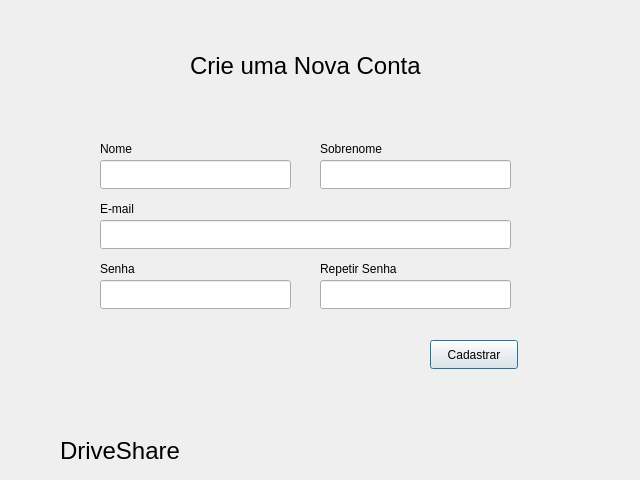
<?xml version="1.0" encoding="UTF-8"?>
<ui version="4.0">
 <class>Dialog</class>
 <widget class="QDialog" name="Dialog">
  <property name="geometry">
   <rect>
    <x>0</x>
    <y>0</y>
    <width>640</width>
    <height>480</height>
   </rect>
  </property>
  <property name="windowTitle">
   <string>Dialog</string>
  </property>
  <widget class="QLabel" name="label">
   <property name="geometry">
    <rect>
     <x>60</x>
     <y>440</y>
     <width>131</width>
     <height>21</height>
    </rect>
   </property>
   <property name="font">
    <font>
     <pointsize>18</pointsize>
    </font>
   </property>
   <property name="text">
    <string>DriveShare</string>
   </property>
  </widget>
  <widget class="QLabel" name="label_3">
   <property name="geometry">
    <rect>
     <x>190</x>
     <y>30</y>
     <width>311</width>
     <height>71</height>
    </rect>
   </property>
   <property name="font">
    <font>
     <pointsize>18</pointsize>
    </font>
   </property>
   <property name="text">
    <string>Crie uma Nova Conta</string>
   </property>
  </widget>
  <widget class="QLineEdit" name="nameRegister">
   <property name="geometry">
    <rect>
     <x>100</x>
     <y>160</y>
     <width>191</width>
     <height>29</height>
    </rect>
   </property>
  </widget>
  <widget class="QLabel" name="nomeLabel">
   <property name="geometry">
    <rect>
     <x>100</x>
     <y>140</y>
     <width>35</width>
     <height>17</height>
    </rect>
   </property>
   <property name="text">
    <string>Nome</string>
   </property>
  </widget>
  <widget class="QLineEdit" name="lastNameRegister">
   <property name="geometry">
    <rect>
     <x>320</x>
     <y>160</y>
     <width>191</width>
     <height>29</height>
    </rect>
   </property>
  </widget>
  <widget class="QLabel" name="nomeLabel_2">
   <property name="geometry">
    <rect>
     <x>320</x>
     <y>140</y>
     <width>81</width>
     <height>17</height>
    </rect>
   </property>
   <property name="text">
    <string>Sobrenome</string>
   </property>
  </widget>
  <widget class="QLineEdit" name="emailRegister">
   <property name="geometry">
    <rect>
     <x>100</x>
     <y>220</y>
     <width>411</width>
     <height>29</height>
    </rect>
   </property>
  </widget>
  <widget class="QLabel" name="nomeLabel_3">
   <property name="geometry">
    <rect>
     <x>100</x>
     <y>200</y>
     <width>51</width>
     <height>17</height>
    </rect>
   </property>
   <property name="text">
    <string>E-mail</string>
   </property>
  </widget>
  <widget class="QLineEdit" name="passRegister">
   <property name="geometry">
    <rect>
     <x>100</x>
     <y>280</y>
     <width>191</width>
     <height>29</height>
    </rect>
   </property>
   <property name="echoMode">
    <enum>QLineEdit::Password</enum>
   </property>
  </widget>
  <widget class="QLineEdit" name="passRepeatRegister">
   <property name="geometry">
    <rect>
     <x>320</x>
     <y>280</y>
     <width>191</width>
     <height>29</height>
    </rect>
   </property>
   <property name="echoMode">
    <enum>QLineEdit::Password</enum>
   </property>
  </widget>
  <widget class="QLabel" name="nomeLabel_4">
   <property name="geometry">
    <rect>
     <x>100</x>
     <y>260</y>
     <width>51</width>
     <height>17</height>
    </rect>
   </property>
   <property name="text">
    <string>Senha</string>
   </property>
  </widget>
  <widget class="QLabel" name="nomeLabel_5">
   <property name="geometry">
    <rect>
     <x>320</x>
     <y>260</y>
     <width>91</width>
     <height>17</height>
    </rect>
   </property>
   <property name="text">
    <string>Repetir Senha</string>
   </property>
  </widget>
  <widget class="QPushButton" name="buttonRegister">
   <property name="geometry">
    <rect>
     <x>430</x>
     <y>340</y>
     <width>88</width>
     <height>29</height>
    </rect>
   </property>
   <property name="text">
    <string>Cadastrar</string>
   </property>
  </widget>
  <widget class="QLabel" name="label_2">
   <property name="geometry">
    <rect>
     <x>0</x>
     <y>440</y>
     <width>54</width>
     <height>17</height>
    </rect>
   </property>
   <property name="text">
    <string/>
   </property>
  </widget>
  <widget class="QLabel" name="label_4">
   <property name="geometry">
    <rect>
     <x>10</x>
     <y>420</y>
     <width>54</width>
     <height>61</height>
    </rect>
   </property>
   <property name="text">
    <string>&lt;html&gt;&lt;head/&gt;&lt;body&gt;&lt;p&gt;&lt;img src=&quot;:/logoShare/logoShare.png&quot;/&gt;&lt;/p&gt;&lt;/body&gt;&lt;/html&gt;</string>
   </property>
  </widget>
 </widget>
 <resources>
  <include location="imagesQT/imageLogo.qrc"/>
 </resources>
 <connections/>
</ui>
